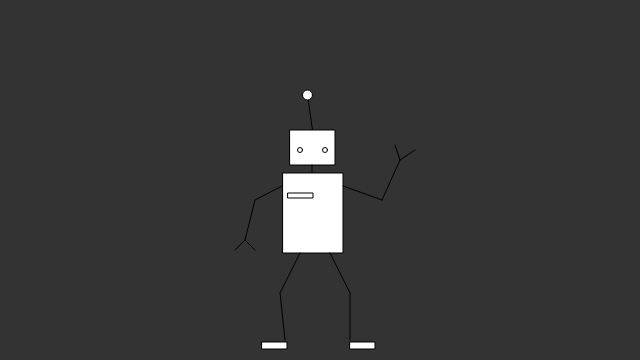
Frame 1 (no input)
Frame 60 (no input): identical to frame 1, image omitted
Frame 120 (the mouse pressed at the canvas centre since frame 60): identical to frame 1, image omitted

The p5.js sketch that drew this single still picture (run headless with seeded random() and noise() and a simulated clock; from frame 60 on, the mouse is pressed at the canvas centre):

// p5.js sketch
// ── sketch.js
function setup() {
    createCanvas(640, 360);
}

function draw() {
    background(51);

    // robot antana
    line(307.5,95,312.5, 130);
    ellipse(307.5,95, 10,10);

    // robot head
    rect(290,130, 45, 35);
    ellipse(300,150, 5,5);
    ellipse(325,150, 5,5);
    line(312,165,312, 173);

    // robot body
    rect(283,173, 60, 80);
    rect(288,193, 25, 5);

    // robot left arms
    line(282,186,255, 200);
    line(255, 200,245, 240);
    line(245, 240, 235, 250);
    line(245, 240, 255, 250);

    // robot right arms
    line(343, 186, 382, 200);
    line(382, 200 ,400, 160);
    line(400, 160, 395, 145);
    line(400, 160, 415, 150);

    // left leg
    line(300, 253, 280, 293);
    line(280, 293, 285, 340);

    // right leg
    line(330, 253, 350, 293);
    line(350, 293, 350, 340);

    // feet
    rect(262,342, 25, 7);
    rect(350,342, 25, 7);
}
